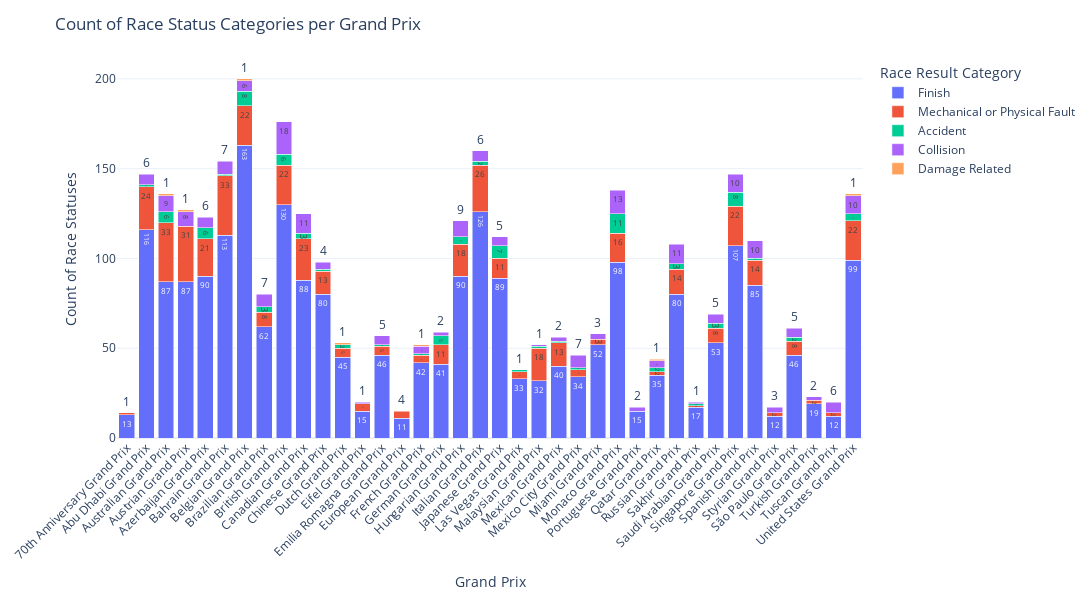

Here is the notebook cell this chart was saved with:
### Code cell
# ---- NEW SECTION: Plot race status counts per Grand Prix (Plotly) ----
import plotly.express as px

# ---- Drop rows based on race_results category ----
# Example: remove all "Finish" and "Behind on Laps" rows
categories_to_drop = ["Other", "Behind on Laps", "Disqualification"]
races_with_year_dropped = races_with_year[~races_with_year["race_results"].isin(categories_to_drop)].copy()

if "race_results" in races_with_year_dropped.columns and "race_name" in races_with_year_dropped.columns:
    # Count race result categories per Grand Prix
    status_counts = (
        races_with_year_dropped.groupby(["race_name", "race_results"])
        .size()
        .reset_index(name="count")
    )

    # Create interactive stacked bar chart
    fig = px.bar(
        status_counts,
        x="race_name",
        y="count",
        color="race_results",
        title="Count of Race Status Categories per Grand Prix",
        labels={"race_name": "Grand Prix", "count": "Count of Race Statuses"},
        text="count"
    )

    # Improve layout
    fig.update_layout(
        xaxis_tickangle=-45,
        xaxis_title="Grand Prix",
        yaxis_title="Count of Race Statuses",
        legend_title="Race Result Category",
        barmode="stack",
        width=1100,
        height=600,
        template="plotly_white",
        margin=dict(l=40, r=40, t=60, b=120)
    )

    fig.show()
else:
    print("Cannot plot: missing 'race_results' or 'race_name' column.")

### Figure 1 — Plotly figure (JSON) as saved in the notebook; plotly's stock layout.template omitted (floating-point values rounded to 4 significant figures)
{"data": [{"alignmentgroup": "True", "hovertemplate": "race_results=Finish<br>Grand Prix=%{x}<br>Count of Race Statuses=%{text}<extra></extra>", "legendgroup": "Finish", "marker": {"color": "#636efa", "pattern": {"shape": ""}}, "name": "Finish", "offsetgroup": "Finish", "orientation": "v", "showlegend": true, "text": [13, 116, 87, 87, 90, 113, 163, 62, 130, 88, 80, 45, 15, 46, 11, 42, 41, 90, 126, 89, 33, 32, 40, 34, 52, 98, 15, 35, 80, 17, 53, 107, 85, 12, 46, 19, 12, 99], "textposition": "auto", "type": "bar", "x": ["70th Anniversary Grand Prix", "Abu Dhabi Grand Prix", "Australian Grand Prix", "Austrian Grand Prix", "Azerbaijan Grand Prix", "Bahrain Grand Prix", "Belgian Grand Prix", "Brazilian Grand Prix", "British Grand Prix", "Canadian Grand Prix", "Chinese Grand Prix", "Dutch Grand Prix", "Eifel Grand Prix", "Emilia Romagna Grand Prix", "European Grand Prix", "French Grand Prix", "German Grand Prix", "Hungarian Grand Prix", "Italian Grand Prix", "Japanese Grand Prix", "Las Vegas Grand Prix", "Malaysian Grand Prix", "Mexican Grand Prix", "Mexico City Grand Prix", "Miami Grand Prix", "Monaco Grand Prix", "Portuguese Grand Prix", "Qatar Grand Prix", "Russian Grand Prix", "Sakhir Grand Prix", "Saudi Arabian Grand Prix", "Singapore Grand Prix", "Spanish Grand Prix", "Styrian Grand Prix", "São Paulo Grand Prix", "Turkish Grand Prix", "Tuscan Grand Prix", "United States Grand Prix"], "xaxis": "x", "y": [13, 116, 87, 87, 90, 113, 163, 62, 130, 88, 80, 45, 15, 46, 11, 42, 41, 90, 126, 89, 33, 32, 40, 34, 52, 98, 15, 35, 80, 17, 53, 107, 85, 12, 46, 19, 12, 99], "yaxis": "y"}, {"alignmentgroup": "True", "hovertemplate": "race_results=Mechanical or Physical Fault<br>Grand Prix=%{x}<br>Count of Race Statuses=%{text}<extra></extra>", "legendgroup": "Mechanical or Physical Fault", "marker": {"color": "#EF553B", "pattern": {"shape": ""}}, "name": "Mechanical or Physical Fault", "offsetgroup": "Mechanical or Physical Fault", "orientation": "v", "showlegend": true, "text": [1, 24, 33, 31, 21, 33, 22, 8, 22, 23, 13, 5, 4, 5, 4, 4, 11, 18, 26, 11, 4, 18, 13, 4, 3, 16, 2, 14, 1, 8, 22, 14, 2, 8, 2, 2, 22], "textposition": "auto", "type": "bar", "x": ["70th Anniversary Grand Prix", "Abu Dhabi Grand Prix", "Australian Grand Prix", "Austrian Grand Prix", "Azerbaijan Grand Prix", "Bahrain Grand Prix", "Belgian Grand Prix", "Brazilian Grand Prix", "British Grand Prix", "Canadian Grand Prix", "Chinese Grand Prix", "Dutch Grand Prix", "Eifel Grand Prix", "Emilia Romagna Grand Prix", "European Grand Prix", "French Grand Prix", "German Grand Prix", "Hungarian Grand Prix", "Italian Grand Prix", "Japanese Grand Prix", "Las Vegas Grand Prix", "Malaysian Grand Prix", "Mexican Grand Prix", "Mexico City Grand Prix", "Miami Grand Prix", "Monaco Grand Prix", "Qatar Grand Prix", "Russian Grand Prix", "Sakhir Grand Prix", "Saudi Arabian Grand Prix", "Singapore Grand Prix", "Spanish Grand Prix", "Styrian Grand Prix", "São Paulo Grand Prix", "Turkish Grand Prix", "Tuscan Grand Prix", "United States Grand Prix"], "xaxis": "x", "y": [1, 24, 33, 31, 21, 33, 22, 8, 22, 23, 13, 5, 4, 5, 4, 4, 11, 18, 26, 11, 4, 18, 13, 4, 3, 16, 2, 14, 1, 8, 22, 14, 2, 8, 2, 2, 22], "yaxis": "y"}, {"alignmentgroup": "True", "hovertemplate": "race_results=Accident<br>Grand Prix=%{x}<br>Count of Race Statuses=%{text}<extra></extra>", "legendgroup": "Accident", "marker": {"color": "#00cc96", "pattern": {"shape": ""}}, "name": "Accident", "offsetgroup": "Accident", "orientation": "v", "showlegend": true, "text": [1, 6, 6, 1, 8, 3, 6, 3, 1, 2, 1, 1, 5, 4, 2, 7, 1, 1, 1, 1, 11, 2, 3, 1, 3, 8, 1, 2, 4], "textposition": "auto", "type": "bar", "x": ["Abu Dhabi Grand Prix", "Australian Grand Prix", "Azerbaijan Grand Prix", "Bahrain Grand Prix", "Belgian Grand Prix", "Brazilian Grand Prix", "British Grand Prix", "Canadian Grand Prix", "Chinese Grand Prix", "Dutch Grand Prix", "Emilia Romagna Grand Prix", "French Grand Prix", "German Grand Prix", "Hungarian Grand Prix", "Italian Grand Prix", "Japanese Grand Prix", "Las Vegas Grand Prix", "Malaysian Grand Prix", "Mexican Grand Prix", "Mexico City Grand Prix", "Monaco Grand Prix", "Qatar Grand Prix", "Russian Grand Prix", "Sakhir Grand Prix", "Saudi Arabian Grand Prix", "Singapore Grand Prix", "Spanish Grand Prix", "São Paulo Grand Prix", "United States Grand Prix"], "xaxis": "x", "y": [1, 6, 6, 1, 8, 3, 6, 3, 1, 2, 1, 1, 5, 4, 2, 7, 1, 1, 1, 1, 11, 2, 3, 1, 3, 8, 1, 2, 4], "yaxis": "y"}, {"alignmentgroup": "True", "hovertemplate": "race_results=Collision<br>Grand Prix=%{x}<br>Count of Race Statuses=%{text}<extra></extra>", "legendgroup": "Collision", "marker": {"color": "#ab63fa", "pattern": {"shape": ""}}, "name": "Collision", "offsetgroup": "Collision", "orientation": "v", "showlegend": true, "text": [6, 9, 8, 6, 7, 6, 7, 18, 11, 4, 1, 5, 4, 2, 9, 6, 5, 1, 2, 7, 3, 13, 2, 4, 11, 1, 5, 10, 10, 3, 5, 2, 6, 10], "textposition": "auto", "type": "bar", "x": ["Abu Dhabi Grand Prix", "Australian Grand Prix", "Austrian Grand Prix", "Azerbaijan Grand Prix", "Bahrain Grand Prix", "Belgian Grand Prix", "Brazilian Grand Prix", "British Grand Prix", "Canadian Grand Prix", "Chinese Grand Prix", "Eifel Grand Prix", "Emilia Romagna Grand Prix", "French Grand Prix", "German Grand Prix", "Hungarian Grand Prix", "Italian Grand Prix", "Japanese Grand Prix", "Malaysian Grand Prix", "Mexican Grand Prix", "Mexico City Grand Prix", "Miami Grand Prix", "Monaco Grand Prix", "Portuguese Grand Prix", "Qatar Grand Prix", "Russian Grand Prix", "Sakhir Grand Prix", "Saudi Arabian Grand Prix", "Singapore Grand Prix", "Spanish Grand Prix", "Styrian Grand Prix", "São Paulo Grand Prix", "Turkish Grand Prix", "Tuscan Grand Prix", "United States Grand Prix"], "xaxis": "x", "y": [6, 9, 8, 6, 7, 6, 7, 18, 11, 4, 1, 5, 4, 2, 9, 6, 5, 1, 2, 7, 3, 13, 2, 4, 11, 1, 5, 10, 10, 3, 5, 2, 6, 10], "yaxis": "y"}, {"alignmentgroup": "True", "hovertemplate": "race_results=Damage Related<br>Grand Prix=%{x}<br>Count of Race Statuses=%{text}<extra></extra>", "legendgroup": "Damage Related", "marker": {"color": "#FFA15A", "pattern": {"shape": ""}}, "name": "Damage Related", "offsetgroup": "Damage Related", "orientation": "v", "showlegend": true, "text": [1, 1, 1, 1, 1, 1, 1], "textposition": "auto", "type": "bar", "x": ["Australian Grand Prix", "Austrian Grand Prix", "Belgian Grand Prix", "Dutch Grand Prix", "French Grand Prix", "Qatar Grand Prix", "United States Grand Prix"], "xaxis": "x", "y": [1, 1, 1, 1, 1, 1, 1], "yaxis": "y"}], "layout": {"barmode": "stack", "height": 600, "legend": {"title": {"text": "Race Result Category"}, "tracegroupgap": 0}, "margin": {"b": 120, "l": 40, "r": 40, "t": 60}, "title": {"text": "Count of Race Status Categories per Grand Prix"}, "width": 1100, "xaxis": {"anchor": "y", "domain": [0, 1], "tickangle": -45, "title": {"text": "Grand Prix"}}, "yaxis": {"anchor": "x", "domain": [0, 1], "title": {"text": "Count of Race Statuses"}}}}
